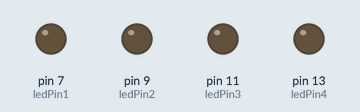
The sketch below on a simulated Arduino Uno, built with avr-gcc and run on an emulated ATmega328P. Parts: output pins drawn as LEDs (lit = HIGH).

Above: at 0.2 s.
At 1.2 s:
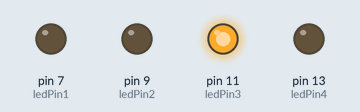
At 2.2 s:
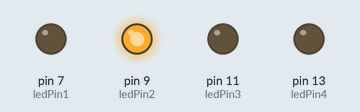
At 4.2 s:
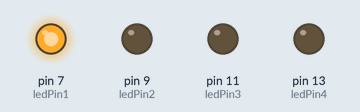
At 6.2 s:
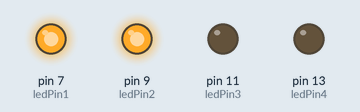
At 8.0 s:
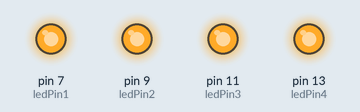
Timing chart, 0 to 11.1 s (numbered marks = the images above):
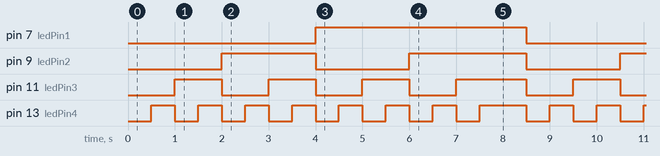

The sketch:

4-bit_binary_counter.ino
```cpp
//a 4-bit digital counter from 0-15
int ledPin1 =7;
int ledPin2 =9;
int ledPin3 =11;
int ledPin4 =13;
int timeDelay = 500;
int delayTime = 1000;
void setup(){
pinMode(ledPin1, OUTPUT);
pinMode(ledPin2, OUTPUT);
pinMode(ledPin3, OUTPUT);
pinMode(ledPin4, OUTPUT);
 }
void loop(){
 //counter 0
    digitalWrite(ledPin1, LOW);
    digitalWrite(ledPin2, LOW);
    digitalWrite(ledPin3, LOW);
    digitalWrite(ledPin4, LOW);
    delay(timeDelay);
//counter 1
    digitalWrite(ledPin1, LOW);
    digitalWrite(ledPin2, LOW);
    digitalWrite(ledPin3, LOW);
    digitalWrite(ledPin4, HIGH);
    delay(timeDelay);
//counter 2
    digitalWrite(ledPin1, LOW);
    digitalWrite(ledPin2, LOW);
    digitalWrite(ledPin3, HIGH);
    digitalWrite(ledPin4, LOW);
    delay(timeDelay);
//counter 3
    digitalWrite(ledPin1, LOW);
    digitalWrite(ledPin2, LOW);
    digitalWrite(ledPin3, HIGH);
    digitalWrite(ledPin4, HIGH);
    delay(timeDelay);
//counter 4
    digitalWrite(ledPin1, LOW);
    digitalWrite(ledPin2, HIGH);
    digitalWrite(ledPin3, LOW);
    digitalWrite(ledPin4, LOW);
    delay(timeDelay);
//counter 5
    digitalWrite(ledPin1, LOW);
    digitalWrite(ledPin2, HIGH);
    digitalWrite(ledPin3, LOW);
    digitalWrite(ledPin4, HIGH);
    delay(timeDelay);
//counter 6
    digitalWrite(ledPin1, LOW);
    digitalWrite(ledPin2, HIGH);
    digitalWrite(ledPin3, HIGH);
    digitalWrite(ledPin4, LOW);
    delay(timeDelay);
//counter 7
    digitalWrite(ledPin1, LOW);
    digitalWrite(ledPin2, HIGH);
    digitalWrite(ledPin3, HIGH);
    digitalWrite(ledPin4, HIGH);
    delay(timeDelay);
//counter 8
    digitalWrite(ledPin1, HIGH);
    digitalWrite(ledPin2, LOW);
    digitalWrite(ledPin3, LOW);
    digitalWrite(ledPin4, LOW);
    delay(timeDelay);
//counter 9
    digitalWrite(ledPin1, HIGH);
    digitalWrite(ledPin2, LOW);
    digitalWrite(ledPin3, LOW);
    digitalWrite(ledPin4, HIGH);
    delay(timeDelay);
//counter 10
    digitalWrite(ledPin1, HIGH);
    digitalWrite(ledPin2, LOW);
    digitalWrite(ledPin3, HIGH);
    digitalWrite(ledPin4, LOW);
    delay(timeDelay);
//counter 11
   digitalWrite(ledPin1, HIGH);
    digitalWrite(ledPin2, LOW);
    digitalWrite(ledPin3, HIGH);
    digitalWrite(ledPin4, HIGH);
    delay(timeDelay);
//counter 12
    digitalWrite(ledPin1, HIGH);
    digitalWrite(ledPin2, HIGH);
    digitalWrite(ledPin3, LOW);
    digitalWrite(ledPin4, LOW);
    delay(timeDelay);
//counter 13
    digitalWrite(ledPin1, HIGH);
    digitalWrite(ledPin2, HIGH);
    digitalWrite(ledPin3, LOW);
    digitalWrite(ledPin4, HIGH);
    delay(timeDelay);
//counter 14
    digitalWrite(ledPin1, HIGH);
    digitalWrite(ledPin2, HIGH);
    digitalWrite(ledPin3, HIGH);
    digitalWrite(ledPin4, LOW);
    delay(timeDelay);
//counter 15
    digitalWrite(ledPin1, HIGH);
    digitalWrite(ledPin2, HIGH);
    digitalWrite(ledPin3, HIGH);
    digitalWrite(ledPin4, HIGH);
    delay(delayTime);

}
```

Measured:
- by itself, pin 7 (ledPin1): alternates HIGH for 4.5 s and LOW for 4.0 s
- by itself, pin 9 (ledPin2): repeats every 8.5 s: LOW 2.0 s, HIGH 2.5 s, LOW 2.0 s, HIGH 2.0 s
- by itself, pin 11 (ledPin3): repeats every 8.5 s: 2 × (LOW 1.0 s, HIGH 1.0 s), LOW 1.0 s, HIGH 1.5 s, LOW 1.0 s, HIGH 1.0 s
- by itself, pin 13 (ledPin4): repeats every 8.5 s: 6 × (LOW 0.50 s, HIGH 0.50 s), LOW 0.50 s, HIGH 1.0 s, LOW 0.50 s, HIGH 0.50 s
